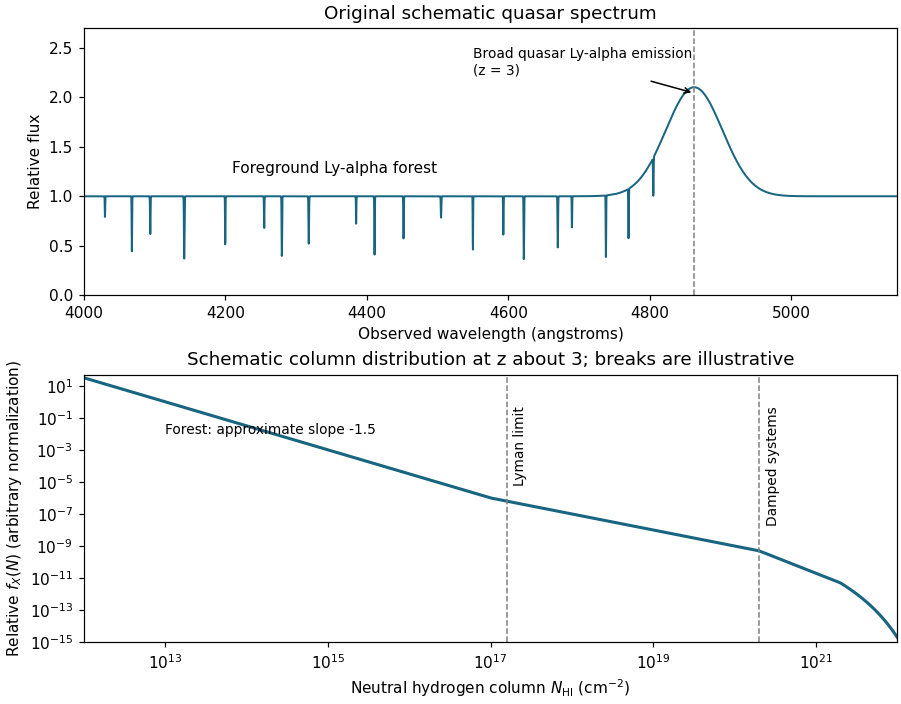

The script that drew this image:
"""Original schematic; Python 3.14, NumPy 2.3.5, Matplotlib 3.10.7.
Emit an opaque PNG basename to the caller's CWD; respect caller MPLCONFIGDIR.
"""
from pathlib import Path
import numpy as np
import matplotlib
matplotlib.use('Agg')
import matplotlib.pyplot as plt

fig, (ax, bx) = plt.subplots(2, 1, figsize=(8.2, 6.4), constrained_layout=True)
x = np.linspace(4000, 5150, 4500)
emission = 1 + 1.1*np.exp(-0.5*((x-4862.68)/40)**2)
centers = [4030,4068,4094,4142,4200,4255,4280,4318,4385,4411,4452,4505,4550,4593,4622,4670,4690,4738,4770,4805]
tau = np.zeros_like(x)
for i, center in enumerate(centers):
    tau += (0.25+0.8*((i*7)%11)/10)*np.exp(-0.5*((x-center)/(.25+0.035*(i%4)))**2)
ax.plot(x, emission*np.exp(-tau), color='#176580', lw=1.3)
ax.axvline(4862.68, color='0.5', ls='--', lw=1)
ax.annotate('Broad quasar Ly-alpha emission\n(z = 3)', (4863,2.04), (4550,2.23), arrowprops={'arrowstyle':'->'}, fontsize=9)
ax.text(4210,1.23,'Foreground Ly-alpha forest',fontsize=10)
ax.set(xlim=(4000,5150), ylim=(0,2.7), xlabel='Observed wavelength (angstroms)', ylabel='Relative flux', title='Original schematic quasar spectrum')
logn = np.linspace(12,22,600)
logf = np.where(logn<17, -1.5*(logn-13), np.where(logn<20.3,-6-(logn-17),-9.3-2*(logn-20.3)))
logf -= np.maximum(0, 10**(logn-21.6)-0.5)
bx.loglog(10**logn, 10**logf, color='#176580',lw=2)
for v,label in [(17.2,'Lyman limit'),(20.3,'Damped systems')]:
    bx.axvline(10**v, color='0.5',ls='--',lw=1)
    bx.text(10**(v+.08),0.5,label,fontsize=9,rotation=90,va='top')
bx.text(10**13,1e-2,'Forest: approximate slope -1.5',fontsize=9)
bx.set(xlim=(1e12,1e22),ylim=(1e-15,50),xlabel=r'Neutral hydrogen column $N_{\rm HI}$ (cm$^{-2}$)',ylabel=r'Relative $f_X(N)$ (arbitrary normalization)',title='Schematic column distribution at z about 3; breaks are illustrative')
fig.savefig(Path.cwd()/(Path(__file__).stem+'.png'),dpi=110,facecolor='white',transparent=False)
